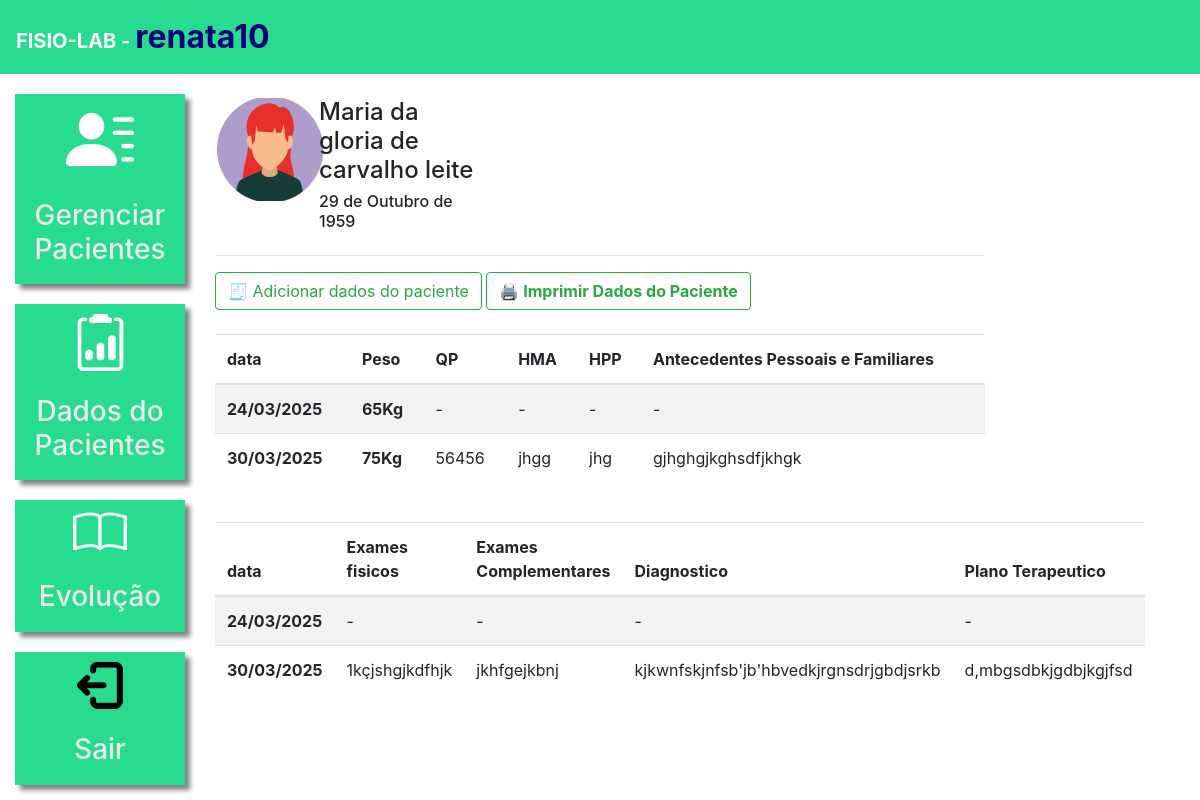
/dados_paciente/1/ (signed in), run on the app's committed database.
### plataforma/models.py (models this page shows, shortened)
class Pacientes(models.Model):
    choices_sexo = (('Feminino', 'Feminino'),
                    ('Masculino', 'Masculino'),
                    ('Outros', 'Outros'))
    choices_estadocivil = (('Casado(a)', 'Casado(a)'),
                    ('Solteiro(a)', 'Solteiro(a)'),
                    ('Divorciado(a)', 'Divorciado(a)'),
                    ('Viuvo(a)', 'Viuvo(a)'))
    nome = models.CharField(max_length=50)
    cpf = models.CharField(max_length=14, verbose_name="CPF", blank=False, null=False)
    sexo = models.CharField(max_length=24, choices=choices_sexo)
    estadocivil = models.CharField(max_length=25, choices=choices_estadocivil)
    datanascimento = models.DateField()
    naturalidade = models.CharField(max_length=120)
    profissao = models.CharField(max_length=50)
    email = models.EmailField()
    telefone = models.CharField(max_length=25)
    endereco = models.CharField(max_length=50)
    fisio = models.ForeignKey(User, on_delete=models.CASCADE)

class DadosPaciente(models.Model):
    paciente = models.ForeignKey(Pacientes, on_delete=models.CASCADE)
    data = models.DateField()
    peso = models.IntegerField()
    qp = models.CharField(max_length=125)
    hma = models.CharField(max_length=125)
    hpp = models.CharField(max_length=125)
    antecedentepf = models.CharField(max_length=120)
    exame_fisico = models.CharField(max_length=88)
    exames_complementares = models.CharField(max_length=80)
    diagnostico = models.CharField(max_length=80)
    plano_terapeutico = models.CharField(max_length=80)

### plataforma/views.py (the view, shortened to what this page needs)
# urls.py: path('dados_paciente/', views.dados_paciente_listar, name="dados_paciente_listar"),
@login_required(login_url='/auth/logar/')
def dados_paciente(request, id):
    paciente = get_object_or_404(Pacientes, id=id)
    if not paciente.fisio == request.user:
        messages.add_message(request, constants.ERROR, 'Acesso negado a este PACIENTE. ')
        return redirect('/dados_paciente/')
    if request.method == "GET":
        dados_paciente = DadosPaciente.objects.filter(paciente=paciente)
        return render(request, 'dados_paciente.html', {'paciente': paciente, 'dados_paciente': dados_paciente})

### autenticacao/context_processors.py (called while the page is built)
def perfil_profissional(request):
    if request.user.is_authenticated:
        perfil = PerfilProfissional.objects.filter(usuario=request.user).first()
        return {'perfil': perfil}
    return {'perfil': None}

### plataforma/templates/dados_paciente.html (shortened to what this page needs)
{% extends 'base_plataforma.html' %}
{% load static %}
{% block 'plataforma' %}
    <br>
    <div class="row">
        <div class="col-md-3">
            {% if paciente.sexo == "Masculino"%}
                <img src="{% static 'plataforma/img/perfil2.png' %}">
            {% else %}
                <img src="{% static 'plataforma/img/perfil1.png' %}">
            {% endif %}
        </div>
        <div class="col-md-3 dados descricao">
            <h4>{{paciente.nome}}</h4>
            <h6>{{paciente.datanascimento}}</h6>
        </div>
    </div>
    <hr>
    <button type="button" class="btn btn-outline-success" data-toggle="modal" data-target="#modal">
        🧾 Adicionar dados do paciente
    </button>
    <strong>
    <button class="btn btn-outline-success" onclick="window.location.href='{% url 'imprimir_dados_paciente' paciente.id %}'">
        🖨️ Imprimir Dados do Paciente
    </strong>
    <br>
    <br>
    <table class="table table-striped">
        <thead>
            <tr>
                <th scope="col">data</th>
                <th scope="col">Peso</th>
                <th scope="col">QP</th>
                <th scope="col">HMA</th>
                <th scope="col">HPP</th>
                <th scope="col">Antecedentes Pessoais e Familiares</th>
            </tr>
        </thead>
        <tbody>
            {% for dado in dados_paciente %}
                <tr>
                    <th scope="row">{{dado.data|date:"d/m/Y"}}</th>
                    <th>{{dado.peso}}Kg</th>
                    <td>{{dado.qp}}</td>
                    <td>{{dado.hma}}</td>
                    <td>{{dado.hpp}}</td>
                    <td>{{dado.antecedentepf}}</td>
                </tr>
            {% endfor %}
        </tbody>
    </table>
    <br>
    <table class="table table-striped">
        <thead>
            <tr>
                <th scope="col">data</th>
                <th scope="col">Exames fisicos</th>
                <th scope="col">Exames Complementares</th>
                <th scope="col">Diagnostico</th>
                <th scope="col">Plano Terapeutico</th>
            </tr>
        </thead>
        <tbody>
            {% for dado in dados_paciente %}
                <tr>
                    <th scope="row">{{dado.data|date:"d/m/Y"}}</th>
                    <td> {{dado.exame_fisico}}  </td>
                    <td> {{dado.exames_complementares}} </td>
                    <td> {{dado.diagnostico}} </td>
                    <td> {{dado.plano_terapeutico}} </td>
                </tr>
            {% endfor %}
        </tbody>
    </table>
{% endblock%}

### templates/base.html (shortened to what this page needs)
{% load static %}
<!doctype html>
<html lang="pt-BR">
    <head>
        {% block 'head' %}{% endblock %}
        <link rel="stylesheet" href="https://cdn.jsdelivr.net/npm/bootstrap@4.6.1/dist/css/bootstrap.min.css">
    </head>
    <body>
        {% if user.is_authenticated %}
            <nav style="background-color: #27DB8F;" class="navbar navbar-expand-lg navbar-dark">
                <a style="font-weight: bold" class="navbar-brand" href="#">FISIO-LAB - <font color="#00007d" size="6">{{ user.username }}</font></a>
            </nav>
        {% endif %}
        {% block 'body' %}{% endblock %}
</body>
</html>

### templates/static/plataforma/css/css.css (style rules this page uses)
.dados { font-weight: bold; }
.descricao { margin-left: -12%; }

### data on the page
Pacientes: nome "Maria da gloria de carvalho leite", datanascimento "29 de Outubro de 1959"
DadosPaciente: data "24/03/2025", peso "65", qp "-", hma "-", hpp "-", antecedentepf "-", exame_fisico "-", exames_complementares "-", diagnostico "-", plano_terapeutico "-"
DadosPaciente: data "30/03/2025", peso "75", qp "56456", hma "jhgg", hpp "jhg", antecedentepf "gjhghgjkghsdfjkhgk", exame_fisico "1kçjshgjkdfhjk", exames_complementares "jkhfgejkbnj", diagnostico "kjkwnfskjnfsb'jb'hbvedkjrgnsdrjgbdjsrkb", plano_terapeutico "d,mbgsdbkjgdbjkgjfsd"

### other printed values
{{ user.username }} "renata10"
